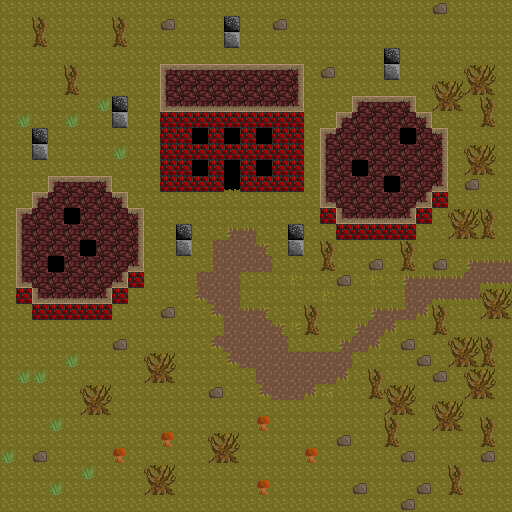

A 2D game scene composited from a Tiled map and its tileset images. What follows is a short description and the map's XML, with every tile layer's data as written:
An orthogonal 32x32 tile map with 16x16 px tiles, 2 tile layers (lower, upper) and 12 objects (9x pickup, 3x portal).

<map version="1.0" orientation="orthogonal" renderorder="right-down" width="32" height="32" tilewidth="16" tileheight="16" nextobjectid="31">
 <tileset firstgid="1" source="tilesheet.tsx" />
 <layer name="lower" width="32" height="32">
  <data encoding="csv">
1,1,1,1,1,1,1,1,1,1,1,1,1,1,1,1,1,1,1,1,1,1,1,1,1,1,1,1,1,1,1,1,
1,1,1,1,1,1,1,1,1,1,1,1,1,1,8,1,1,1,1,1,1,1,1,1,1,1,1,1,1,1,1,1,
1,1,1,1,1,1,1,1,1,1,1,1,1,1,7,1,1,1,1,1,1,1,1,1,1,1,1,1,1,1,1,1,
1,1,1,1,1,1,1,1,1,1,1,1,1,1,1,1,1,1,1,1,1,1,1,1,8,1,1,1,1,1,1,1,
1,1,1,1,1,1,1,1,1,1,57,57,57,57,57,57,57,57,57,1,1,1,1,1,7,1,1,1,1,1,1,1,
1,1,1,1,1,1,1,1,1,1,57,57,57,57,57,57,57,57,57,1,1,1,1,1,1,1,1,1,1,1,1,1,
1,1,1,1,1,1,1,8,1,1,57,57,57,57,57,57,57,57,57,1,1,1,57,57,57,57,1,1,1,1,1,1,
1,1,1,1,1,1,1,7,1,1,104,104,104,104,104,104,104,104,104,1,1,57,57,57,57,57,57,1,1,1,1,1,
1,1,8,1,1,1,1,1,1,1,104,104,121,104,121,104,121,104,104,1,57,57,57,57,57,121,57,57,1,1,1,1,
1,1,7,1,1,1,1,1,1,1,104,104,104,104,104,104,104,104,104,1,57,57,57,57,57,57,57,57,1,1,1,1,
1,1,1,1,1,1,1,1,1,1,104,104,121,104,121,104,121,104,104,1,57,57,121,57,57,57,57,57,1,1,1,1,
1,1,1,57,57,57,57,1,1,1,104,104,104,104,1,104,104,104,104,1,57,57,57,57,121,57,57,57,1,1,1,1,
1,1,57,57,57,57,57,57,1,1,1,1,1,1,1,1,1,1,1,1,57,57,57,57,57,57,57,104,1,1,1,1,
1,57,57,57,121,57,57,57,57,1,1,1,1,1,1,1,1,1,1,1,104,57,57,57,57,57,104,1,1,1,1,1,
1,57,57,57,57,57,57,57,57,1,1,8,1,1,2,2,1,1,8,1,1,104,104,104,104,104,1,1,1,1,1,1,
1,57,57,57,57,121,57,57,57,1,1,7,1,2,2,2,2,1,7,1,1,1,1,1,1,1,1,1,1,1,1,1,
1,57,57,121,57,57,57,57,57,1,1,1,1,2,2,2,2,1,1,1,1,1,1,1,1,1,1,1,1,2,2,2,
1,57,57,57,57,57,57,57,104,1,1,1,2,2,2,1,1,1,1,1,1,1,1,1,1,2,2,2,2,2,2,2,
1,104,57,57,57,57,57,104,1,1,1,1,2,2,2,1,1,1,1,1,1,1,1,1,1,2,2,2,2,2,1,1,
1,1,104,104,104,104,104,1,1,1,1,1,1,2,2,2,2,1,1,1,1,1,1,2,2,2,2,1,1,1,1,1,
1,1,1,1,1,1,1,1,1,1,1,1,1,1,2,2,2,2,1,1,1,1,2,2,2,1,1,1,1,1,1,1,
1,1,1,1,1,1,1,1,1,1,1,1,1,2,2,2,2,2,1,1,1,2,2,2,1,1,1,1,1,1,1,1,
1,1,1,1,1,1,1,1,1,1,1,1,1,1,2,2,2,2,2,2,2,2,1,1,1,1,1,1,1,1,1,1,
1,1,1,1,1,1,1,1,1,1,1,1,1,1,1,1,2,2,2,2,2,2,1,1,1,1,1,1,1,1,1,1,
1,1,1,1,1,1,1,1,1,1,1,1,1,1,1,1,2,2,2,2,1,1,1,1,1,1,1,1,1,1,1,1,
1,1,1,1,1,1,1,1,1,1,1,1,1,1,1,1,1,1,1,1,1,1,1,1,1,1,1,1,1,1,1,1,
1,1,1,1,1,1,1,1,1,1,1,1,1,1,1,1,1,1,1,1,1,1,1,1,1,1,1,1,1,1,1,1,
1,1,1,1,1,1,1,1,1,1,1,1,1,1,1,1,1,1,1,1,1,1,1,1,1,1,1,1,1,1,1,1,
1,1,1,1,1,1,1,1,1,1,1,1,1,1,1,1,1,1,1,1,1,1,1,1,1,1,1,1,1,1,1,1,
1,1,1,1,1,1,1,1,1,1,1,1,1,1,1,1,1,1,1,1,1,1,1,1,1,1,1,1,1,1,1,1,
1,1,1,1,1,1,1,1,1,1,1,1,1,1,1,1,1,1,1,1,1,1,1,1,1,1,1,1,1,1,1,1,
1,1,1,1,1,1,1,1,1,1,1,1,1,1,1,1,1,1,1,1,1,1,1,1,1,1,1,1,1,1,1,1
</data>
 </layer>
 <layer name="upper" width="32" height="32">
  <data encoding="csv">
0,0,0,0,0,0,0,0,0,0,0,0,0,0,0,0,0,0,0,0,0,0,0,0,0,0,0,43,0,0,0,0,
0,0,53,0,0,0,0,53,0,0,43,0,0,0,0,0,0,43,0,0,0,0,0,0,0,0,0,0,0,0,0,0,
0,0,69,0,0,0,0,69,0,0,0,0,0,0,0,0,0,0,0,0,0,0,0,0,0,0,0,0,0,0,0,0,
0,0,0,0,0,0,0,0,0,0,0,0,0,0,0,0,0,0,0,0,0,0,0,0,0,0,0,0,0,0,0,0,
0,0,0,0,53,0,0,0,0,0,47,63,63,63,63,63,63,63,48,0,43,0,0,0,0,0,0,0,0,49,50,0,
0,0,0,0,69,0,0,0,0,0,12,0,0,0,0,0,0,0,13,0,0,0,0,0,0,0,0,49,50,65,66,0,
0,0,0,0,0,0,60,0,0,0,27,11,11,11,11,11,11,11,28,0,0,0,47,63,63,48,0,65,66,0,53,0,
0,60,0,0,60,0,0,0,0,0,0,0,0,0,0,0,0,0,0,0,0,47,0,0,0,0,48,0,0,0,69,0,
0,0,0,0,0,0,0,0,0,0,0,0,0,0,0,0,0,0,0,0,47,0,0,0,0,0,0,48,0,0,0,0,
0,0,0,0,0,0,0,60,0,0,0,0,0,0,0,0,0,0,0,0,12,0,0,0,0,0,0,13,0,49,50,0,
0,0,0,0,0,0,0,0,0,0,0,0,0,0,0,0,0,0,0,0,12,0,0,0,0,0,0,13,0,65,66,0,
0,0,0,47,63,63,48,0,0,0,0,0,0,0,122,0,0,0,0,0,12,0,0,0,0,0,0,28,0,43,0,0,
0,0,47,0,0,0,0,48,0,0,0,0,0,0,0,0,0,0,0,0,27,0,0,0,0,0,28,0,0,0,0,0,
0,47,0,0,0,0,0,0,48,0,0,0,0,0,0,0,0,0,0,0,0,27,11,11,11,28,0,0,49,50,53,0,
0,12,0,0,0,0,0,0,13,0,0,0,0,0,17,35,0,0,0,0,0,0,0,0,0,0,0,0,65,66,69,0,
0,12,0,0,0,0,0,0,13,0,0,0,0,19,0,0,18,0,0,0,53,0,0,0,0,53,0,0,0,0,0,0,
0,12,0,0,0,0,0,0,28,0,0,0,0,19,0,0,0,0,0,0,69,0,0,43,0,69,0,43,0,17,35,35,
0,27,0,0,0,0,0,28,0,0,0,0,19,0,0,0,0,0,17,0,0,43,0,17,0,17,35,35,35,0,36,36,
0,0,27,11,11,11,28,0,0,0,0,0,33,0,0,0,0,0,0,0,17,0,0,0,0,19,0,36,36,36,49,50,
0,0,0,0,0,0,0,0,0,0,43,0,0,33,0,35,18,0,0,53,0,0,0,17,35,38,34,53,0,0,65,66,
0,0,0,0,0,0,0,0,0,0,0,0,0,0,0,0,0,18,18,69,0,0,17,0,34,0,0,69,0,0,0,0,
0,0,0,0,0,0,0,43,0,0,0,0,0,33,0,0,0,0,0,0,0,17,0,34,0,43,0,0,49,50,53,0,
0,0,0,0,60,0,0,0,0,49,50,0,0,0,33,0,0,0,0,0,0,0,0,0,0,0,43,0,65,66,69,0,
0,60,60,0,0,0,0,0,0,65,66,0,0,0,0,0,0,0,0,0,0,34,0,53,0,0,0,43,0,49,50,0,
0,0,0,0,0,49,50,0,0,0,0,0,0,43,0,0,33,0,0,34,34,0,0,69,49,50,0,0,0,65,66,0,
0,0,0,0,0,65,66,0,0,0,0,0,0,0,0,0,0,0,0,0,0,0,0,0,65,66,0,49,50,0,0,0,
0,0,0,60,0,0,0,0,0,0,0,0,0,0,0,0,76,0,0,0,0,0,0,0,53,0,0,65,66,0,53,0,
0,0,0,0,0,0,0,0,0,0,76,0,0,49,50,0,0,0,0,0,0,43,0,0,69,0,0,0,0,0,69,0,
60,0,43,0,0,0,0,76,0,0,0,0,0,65,66,0,0,0,0,76,0,0,0,0,0,43,0,0,0,0,43,0,
0,0,0,0,0,60,0,0,0,49,50,0,0,0,0,0,0,0,0,0,0,0,0,0,0,0,0,0,53,0,0,0,
0,0,0,60,0,0,0,0,0,65,66,0,0,0,0,0,76,0,0,0,0,0,43,0,0,0,43,0,69,0,0,0,
0,0,0,0,0,0,0,0,0,0,0,0,0,0,0,0,0,0,0,0,0,0,0,0,0,43,0,0,0,0,0,0
</data>
 </layer>
 <objectgroup name="objects">
  <object id="1" type="portal" gid="15" x="500" y="264" width="16" height="16">
   <properties>
    <property name="level" value="woods" />
    <property name="x" value="1" />
    <property name="y" value="11" />
   </properties>
  </object>
  <object id="2" type="portal" gid="15" x="500" y="280" width="16" height="16">
   <properties>
    <property name="level" value="woods" />
    <property name="x" value="1" />
    <property name="y" value="11" />
   </properties>
  </object>
  <object id="3" type="portal" gid="15" x="232" y="184" width="16" height="16">
   <properties>
    <property name="level" value="ruins2" />
    <property name="x" value="14" />
    <property name="y" value="28" />
   </properties>
  </object>
  <object id="21" type="pickup" gid="15" x="72" y="48" width="16" height="16">
   <properties>
    <property name="type" value="brain" />
   </properties>
  </object>
  <object id="22" type="pickup" gid="15" x="56" y="460" width="16" height="16">
   <properties>
    <property name="type" value="bigheart" />
   </properties>
  </object>
  <object id="24" type="pickup" gid="15" x="436" y="28" width="16" height="16">
   <properties>
    <property name="type" value="potion" />
   </properties>
  </object>
  <object id="25" type="pickup" gid="15" x="468" y="444" width="16" height="16">
   <properties>
    <property name="type" value="potion" />
   </properties>
  </object>
  <object id="26" type="pickup" gid="15" x="52" y="92" width="16" height="16">
   <properties>
    <property name="type" value="potion" />
   </properties>
  </object>
  <object id="27" type="pickup" gid="15" x="48" y="348" width="16" height="16">
   <properties>
    <property name="type" value="potion" />
   </properties>
  </object>
  <object id="28" type="pickup" gid="15" x="56" y="156" width="16" height="16">
   <properties>
    <property name="type" value="lilheart" />
   </properties>
  </object>
  <object id="29" type="pickup" gid="15" x="504" y="76" width="16" height="16">
   <properties>
    <property name="type" value="lilheart" />
   </properties>
  </object>
  <object id="30" type="pickup" gid="15" x="504" y="92" width="16" height="16">
   <properties>
    <property name="type" value="lilheart" />
   </properties>
  </object>
 </objectgroup>
</map>
